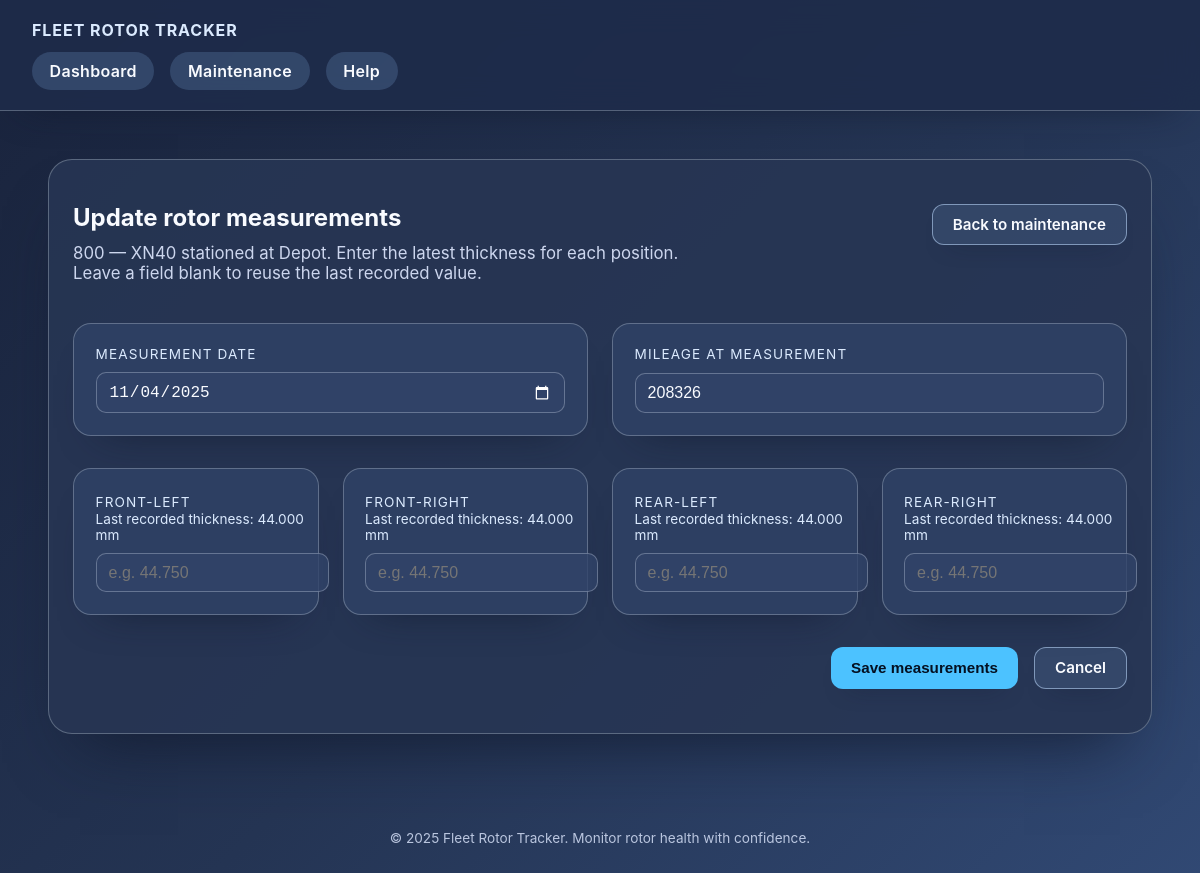
The app's page /buses/1/add-rotors/ with its own data.
### buses/models.py (models this page shows, shortened)
class Bus(models.Model):
    bus_number = models.CharField(max_length=50, unique=True)
    bus_type = models.CharField(max_length=100)
    location = models.CharField(max_length=200)
    current_mileage = models.PositiveIntegerField()
    is_articulating = models.BooleanField(default=False)
    min_rotor_thickness = models.DecimalField(max_digits=5, decimal_places=2)
    class Meta:
        ordering = ["bus_number"]

class RotorMeasurement(models.Model):
    bus = models.ForeignKey(
        Bus, related_name="rotor_measurements", on_delete=models.CASCADE
    )
    position = models.CharField(max_length=20)
    measurement_date = models.DateField()
    mileage_at_measurement = models.PositiveIntegerField()
    thickness_mm = models.DecimalField(max_digits=6, decimal_places=3)
    class Meta:
        ordering = ["measurement_date", "id"]
        unique_together = ("bus", "position", "measurement_date")

### buses/views.py (the view, shortened to what this page needs)
# urls.py: path("buses/<int:bus_id>/add-rotors/", views.add_rotors, name="add_rotors"),
def add_rotors(request: HttpRequest, bus_id: int) -> HttpResponse:
    bus = get_object_or_404(Bus, pk=bus_id)
    positions = get_rotor_positions(bus)
    last_measurements: Dict[str, Decimal] = {}
    for position in positions:
        measurement = (
            bus.rotor_measurements.filter(position=position)
            .order_by("-measurement_date", "-id")
            .first()
        )
        if measurement:
            last_measurements[position] = measurement.thickness_mm
    return render(
        request,
        "add_rotors.html",
        {
            "bus": bus,
            "positions": positions,
            "today": timezone.now().date(),
            "last_measurements": last_measurements,
        },
    )

### buses/services.py (called while the page is built)
def get_rotor_positions(bus: Bus) -> Sequence[str]:
    return ROTOR_POSITIONS_ARTICULATED if bus.is_articulating else ROTOR_POSITIONS_STANDARD

### buses/templatetags/dict_filters.py (called while the page is built)
@register.filter
def get_item(mapping, key):
    if mapping is None:
        return None
    return mapping.get(key)

@register.filter
def rotor_field(label: str) -> str:
    return label.lower().replace("-", "_").replace(" ", "_")

### templates/add_rotors.html (shortened to what this page needs)
{% extends 'base.html' %}
{% load dict_filters %}
{% block content %}
<section class="page-heading">
    <div class="context">
        <h1>Update rotor measurements</h1>
        <p>
            {{ bus.bus_number }} &mdash; {{ bus.bus_type }} stationed at {{ bus.location }}.
            Enter the latest thickness for each position. Leave a field blank to reuse the last recorded value.
        </p>
    </div>
    <div class="cta">
        <a class="button secondary" href="{% url 'maintenance' %}#bus-{{ bus.id }}">Back to maintenance</a>
    </div>
</section>
<form method="post">
    <div class="card-grid">
        <div class="input-card">
            <label for="measurement_date">Measurement date</label>
            <input type="date" id="measurement_date" name="measurement_date" value="{{ today|date:'Y-m-d' }}" required>
        </div>
        <div class="input-card">
            <label for="mileage">Mileage at measurement</label>
            <input type="number" id="mileage" name="mileage" value="{{ bus.current_mileage }}" min="0" step="1">
        </div>
    </div>
    <div class="card-grid" style="margin-top: 2rem;">
        {% for position in positions %}
            <div class="input-card">
                <div>
                    <label for="id_{{ position|rotor_field }}">{{ position }}</label>
                    {% if last_measurements|get_item:position %}
                        <p style="margin:0; color: var(--text-secondary); font-size: 0.85rem;">
                            Last recorded thickness: {{ last_measurements|get_item:position|floatformat:3 }} mm
                        </p>
                    {% endif %}
                </div>
                <input
                    type="number"
                    id="id_{{ position|rotor_field }}"
                    name="thickness_{{ position|rotor_field }}"
                    step="0.001"
                    min="0"
                    placeholder="e.g. 44.750"
                >
            </div>
        {% endfor %}
    </div>
    <div class="form-actions">
        <button type="submit" class="button">Save measurements</button>
        <a class="button secondary" href="{% url 'maintenance' %}#bus-{{ bus.id }}">Cancel</a>
    </div>
</form>
{% endblock %}

### records on screen
Bus: bus_number "800", bus_type "XN40", location "Depot", mileage "208326"
RotorMeasurement: position "FRONT-LEFT", last_measurements "44.000"
RotorMeasurement: position "FRONT-RIGHT", last_measurements "44.000"
RotorMeasurement: position "REAR-LEFT", last_measurements "44.000"
RotorMeasurement: position "REAR-RIGHT", last_measurements "44.000"
